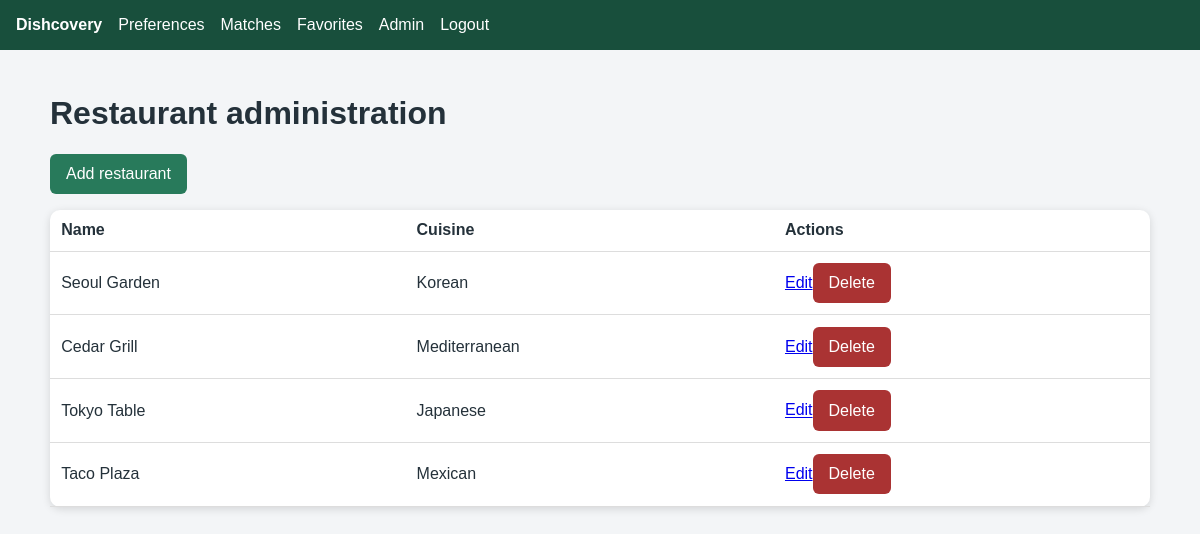
The page /admin/ (signed in) on the database its author committed.
### app/models/restaurant.py (models this page shows)
class Restaurant(db.Model):
    id=db.Column(db.Integer,primary_key=True); name=db.Column(db.String(150),nullable=False,index=True); cuisine=db.Column(db.String(80),nullable=False,index=True); location=db.Column(db.String(120),nullable=False,index=True); address=db.Column(db.String(200),nullable=False); price_level=db.Column(db.Integer,nullable=False); rating=db.Column(db.Float,nullable=False,default=0); hours=db.Column(db.String(150),nullable=False); menu=db.Column(db.Text); description=db.Column(db.Text); dietary_options=db.Column(db.String(200))
    favorites=db.relationship("Favorite",back_populates="restaurant",cascade="all, delete-orphan")

### app/controllers/admin_controller.py (the view)
@bp.route("/")
@admin_required
def dashboard():return render_template("admin/dashboard.html",restaurants=R.all())

### app/controllers/admin_controller.py (called while the page is built)
def admin_required(fn):
    @wraps(fn)
    @login_required
    def w(*a,**k):
        if not current_user.is_admin():abort(403)
        return fn(*a,**k)
    return w

### app/models/user.py (called while the page is built)
@login_manager.user_loader
def load_user(uid): return db.session.get(User,int(uid))

    def is_admin(self): return self.role=="admin"

### app/repositories/restaurant_repository.py (called while the page is built)
    @staticmethod
    def all(): return Restaurant.query.order_by(Restaurant.rating.desc()).all()

### app/templates/admin/dashboard.html
{% extends 'base.html' %}{% block content %}<h1>Restaurant administration</h1><a class="btn" href="{{url_for('admin.add')}}">Add restaurant</a><table class="card"><tr><th>Name</th><th>Cuisine</th><th>Actions</th></tr>{% for r in restaurants %}<tr><td>{{r.name}}</td><td>{{r.cuisine}}</td><td><a href="{{url_for('admin.edit',i=r.id)}}">Edit</a><form class="inline" method="post" action="{{url_for('admin.delete',i=r.id)}}"><button class="danger">Delete</button></form></td></tr>{% endfor %}</table>{% endblock %}

### app/static/css/style.css (style rules this page uses)
body { margin:0;font-family:Arial;background:#f3f5f7;color:#24313a }
.card { background:white;padding:1rem;border-radius:10px;box-shadow:0 2px 8px #0002;margin:1rem 0 }
input,select,textarea,button { padding:.7rem;font:inherit;border:1px solid #b7c0c7;border-radius:6px }
button,.btn { background:#287a5b;color:white;border:0;text-decoration:none;padding:.7rem 1rem;border-radius:6px;display:inline-block }
.danger { background:#a33 }
.inline { display:inline }
table { width:100%;border-collapse:collapse }
th,td { padding:.7rem;border-bottom:1px solid #ddd;text-align:left }

### rows shown on the page
Restaurant: name "Seoul Garden", cuisine "Korean"
Restaurant: name "Cedar Grill", cuisine "Mediterranean"
Restaurant: name "Tokyo Table", cuisine "Japanese"
Restaurant: name "Taco Plaza", cuisine "Mexican"
